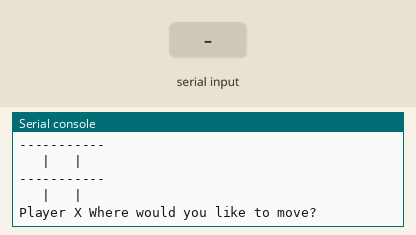
The program below on a simulated BBC micro:bit running MicroPython. Parts: the last lines printed to the serial console. Inputs (shaded band) come from the test bench.

Above: at 1.2 s.
1.3 s: "5" typed at the serial console, then Enter
At 2.1 s:
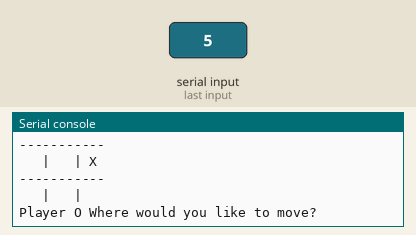
2.8 s: "90" typed at the serial console, then Enter
At 3.2 s:
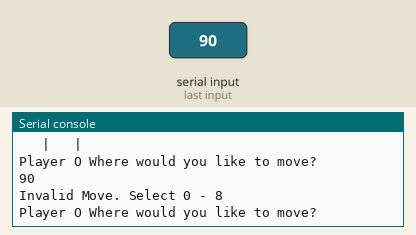
4.3 s: "1" typed at the serial console, then Enter
At 5.5 s:
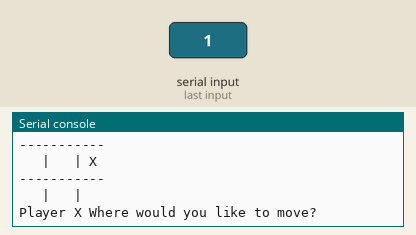
5.8 s: "5" typed at the serial console, then Enter
Timing chart, 0 to 8.3 s (numbered marks = the images above; inputs shaded):
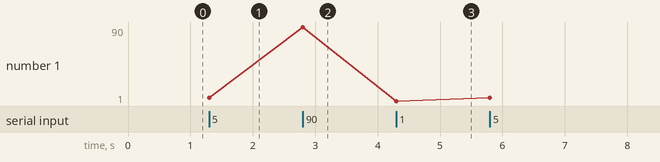

The program:

Day_4_-_TicTacToe_v2.py
```python
# Two player tic-tac-toe game that uses serial terminal for intput / output
# Improved version with more features
# EPIC 2022
# Paul Hummel

from microbit import *

board = [" "," "," "," "," "," "," "," "," "]

def print_board_key():
    print(" 0 | 1 | 2 ")
    print("-----------")
    print(" 3 | 4 | 5 ")
    print("-----------")
    print(" 6 | 7 | 8 ")

def print_board():
    print("")
    print(" "+board[0]+" | "+board[1]+" | "+board[2]+" ")
    print("-----------")
    print(" "+board[3]+" | "+board[4]+" | "+board[5]+" ")
    print("-----------")
    print(" "+board[6]+" | "+board[7]+" | "+board[8]+" ")

def clear_board():
    for i in range(len(board)):
        board[i] = " "

def check_win():
    #Check horizontal wins
    if (board[0] == board[1] == board[2]) and (board[0] != " "):
        return board[0]
    if (board[3] == board[4] == board[5]) and (board[3] != " "):
        return board[3]
    if (board[6] == board[7] == board[8]) and (board[6] != " "):
        return board[6]
    #check vertical wins
    if (board[0] == board[3] == board[6]) and (board[0] != " "):
        return board[0]
    if (board[1] == board[4] == board[7]) and (board[1] != " "):
        return board[1]
    if (board[2] == board[5] == board[8]) and (board[2] != " "):
        return board[2]
    #check diagonal wins
    if (board[0] == board[4] == board[8]) and (board[0] != " "):
        return board[0]
    if (board[2] == board[4] == board[6]) and (board[2] != " "):
        return board[2]
    # no winner, return " "
    return " "

print_board()
player = "X"
# Code in a 'while True:' loop repeats forever
while True:
    move = int(input("Player "+player+" Where would you like to move? "))
    #check for valid move
    while (move not in range(9)):
        print("Invalid Move. Select 0 - 8")
        move = int(input("Player "+player+" Where would you like to move? "))

    if (board[move] == " "):
        board[move] = player
        winner = check_win()
        if (winner == " "):  #no winner
            if (player == "X"):
                player = "O"
            else:
                player = "X"
        else:
            print_board()
            print("Player",winner,"Wins!!!")
            input("Press enter to play again")
            clear_board()
            player = "X"
    else:
        print("Space already taken")
    print_board()
```

Measured:
- after the input at 1.3 s, the serial console: prints a new line at once (image 1)
- after the input at 2.8 s, the serial console: prints a new line at once (image 2)
- after the input at 4.3 s, the serial console: prints a new line at once (image 3)
- plotted number 1: 5 → 90 after the input at 2.8 s, 90 → 1 after the input at 4.3 s, 1 → 5 after the input at 5.8 s
